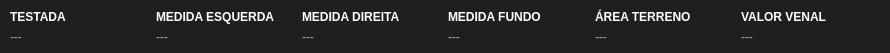
   <widget class="QWidget" name="widgetEnderecoEntregaImovel_10" native="true">
    <property name="geometry">
     <rect>
      <x>0</x>
      <y>624</y>
      <width>890</width>
      <height>53</height>
     </rect>
    </property>
    <property name="styleSheet">
     <string notr="true">background-color: #1f1f1f;
border-radius: 4px;</string>
    </property>
    <widget class="QWidget" name="horizontalLayoutWidget_33">
     <property name="geometry">
      <rect>
       <x>10</x>
       <y>6</y>
       <width>871</width>
       <height>41</height>
      </rect>
     </property>
     <layout class="QHBoxLayout" name="horizontalLayout_33" stretch="0,0,0,0,0,0">
      <item>
       <layout class="QVBoxLayout" name="verticalLayout_129">
        <property name="spacing">
         <number>0</number>
        </property>
        <item>
         <widget class="QLabel" name="label_128">
          <property name="sizePolicy">
           <sizepolicy hsizetype="Expanding" vsizetype="Preferred">
            <horstretch>0</horstretch>
            <verstretch>0</verstretch>
           </sizepolicy>
          </property>
          <property name="maximumSize">
           <size>
            <width>16777215</width>
            <height>16777215</height>
           </size>
          </property>
          <property name="styleSheet">
           <string notr="true">font-weight: bold;
color: white;</string>
          </property>
          <property name="text">
           <string>TESTADA</string>
          </property>
         </widget>
        </item>
        <item>
         <widget class="QLabel" name="labelLarguraTestada">
          <property name="sizePolicy">
           <sizepolicy hsizetype="Expanding" vsizetype="Preferred">
            <horstretch>0</horstretch>
            <verstretch>0</verstretch>
           </sizepolicy>
          </property>
          <property name="maximumSize">
           <size>
            <width>16777215</width>
            <height>16777215</height>
           </size>
          </property>
          <property name="styleSheet">
           <string notr="true">color: #aaa;</string>
          </property>
          <property name="text">
           <string>---</string>
          </property>
         </widget>
        </item>
       </layout>
      </item>
      <item>
       <layout class="QVBoxLayout" name="verticalLayout_130">
        <property name="spacing">
         <number>0</number>
        </property>
        <item>
         <widget class="QLabel" name="label_129">
          <property name="sizePolicy">
           <sizepolicy hsizetype="Expanding" vsizetype="Preferred">
            <horstretch>0</horstretch>
            <verstretch>0</verstretch>
           </sizepolicy>
          </property>
          <property name="maximumSize">
           <size>
            <width>16777215</width>
            <height>16777215</height>
           </size>
          </property>
          <property name="styleSheet">
           <string notr="true">font-weight: bold;
color: white;</string>
          </property>
          <property name="text">
           <string>MEDIDA ESQUERDA</string>
          </property>
         </widget>
        </item>
        <item>
         <widget class="QLabel" name="labelMedidaEsquerda">
          <property name="sizePolicy">
           <sizepolicy hsizetype="Expanding" vsizetype="Preferred">
            <horstretch>0</horstretch>
            <verstretch>0</verstretch>
           </sizepolicy>
          </property>
          <property name="maximumSize">
           <size>
            <width>16777215</width>
            <height>16777215</height>
           </size>
          </property>
          <property name="styleSheet">
           <string notr="true">color: #aaa;</string>
          </property>
          <property name="text">
           <string>---</string>
          </property>
         </widget>
        </item>
       </layout>
      </item>
      <item>
       <layout class="QVBoxLayout" name="verticalLayout_131">
        <property name="spacing">
         <number>0</number>
        </property>
        <item>
         <widget class="QLabel" name="label_130">
          <property name="sizePolicy">
           <sizepolicy hsizetype="Expanding" vsizetype="Preferred">
            <horstretch>0</horstretch>
            <verstretch>0</verstretch>
           </sizepolicy>
          </property>
          <property name="maximumSize">
           <size>
            <width>16777215</width>
            <height>16777215</height>
           </size>
          </property>
          <property name="styleSheet">
           <string notr="true">font-weight: bold;
color: white;</string>
          </property>
          <property name="text">
           <string>MEDIDA DIREITA</string>
          </property>
         </widget>
        </item>
        <item>
         <widget class="QLabel" name="labelMedidaDireita">
          <property name="sizePolicy">
           <sizepolicy hsizetype="Expanding" vsizetype="Preferred">
            <horstretch>0</horstretch>
            <verstretch>0</verstretch>
           </sizepolicy>
          </property>
          <property name="maximumSize">
           <size>
            <width>16777215</width>
            <height>16777215</height>
           </size>
          </property>
          <property name="styleSheet">
           <string notr="true">color: #aaa;</string>
          </property>
          <property name="text">
           <string>---</string>
          </property>
         </widget>
        </item>
       </layout>
      </item>
      <item>
       <layout class="QVBoxLayout" name="verticalLayout_132">
        <property name="spacing">
         <number>0</number>
        </property>
        <item>
         <widget class="QLabel" name="label_131">
          <property name="sizePolicy">
           <sizepolicy hsizetype="Expanding" vsizetype="Preferred">
            <horstretch>0</horstretch>
            <verstretch>0</verstretch>
           </sizepolicy>
          </property>
          <property name="maximumSize">
           <size>
            <width>16777215</width>
            <height>16777215</height>
           </size>
          </property>
          <property name="styleSheet">
           <string notr="true">font-weight: bold;
color: white;</string>
          </property>
          <property name="text">
           <string>MEDIDA FUNDO</string>
          </property>
         </widget>
        </item>
        <item>
         <widget class="QLabel" name="labelMedidaFundo">
          <property name="sizePolicy">
           <sizepolicy hsizetype="Expanding" vsizetype="Preferred">
            <horstretch>0</horstretch>
            <verstretch>0</verstretch>
           </sizepolicy>
          </property>
          <property name="maximumSize">
           <size>
            <width>16777215</width>
            <height>16777215</height>
           </size>
          </property>
          <property name="styleSheet">
           <string notr="true">color: #aaa;</string>
          </property>
          <property name="text">
           <string>---</string>
          </property>
         </widget>
        </item>
       </layout>
      </item>
      <item>
       <layout class="QVBoxLayout" name="verticalLayout_133">
        <property name="spacing">
         <number>0</number>
        </property>
        <item>
         <widget class="QLabel" name="label_132">
          <property name="sizePolicy">
           <sizepolicy hsizetype="Expanding" vsizetype="Preferred">
            <horstretch>0</horstretch>
            <verstretch>0</verstretch>
           </sizepolicy>
          </property>
          <property name="maximumSize">
           <size>
            <width>16777215</width>
            <height>16777215</height>
           </size>
          </property>
          <property name="styleSheet">
           <string notr="true">font-weight: bold;
color: white;</string>
          </property>
          <property name="text">
           <string>ÁREA TERRENO</string>
          </property>
         </widget>
        </item>
        <item>
         <widget class="QLabel" name="labelLoteAreaTerreno">
          <property name="sizePolicy">
           <sizepolicy hsizetype="Expanding" vsizetype="Preferred">
            <horstretch>0</horstretch>
            <verstretch>0</verstretch>
           </sizepolicy>
          </property>
          <property name="maximumSize">
           <size>
            <width>16777215</width>
            <height>16777215</height>
           </size>
          </property>
          <property name="styleSheet">
           <string notr="true">color: #aaa;</string>
          </property>
          <property name="text">
           <string>---</string>
          </property>
         </widget>
        </item>
       </layout>
      </item>
      <item>
       <layout class="QVBoxLayout" name="verticalLayout_135">
        <property name="spacing">
         <number>0</number>
        </property>
        <item>
         <widget class="QLabel" name="label_134">
          <property name="sizePolicy">
           <sizepolicy hsizetype="Expanding" vsizetype="Preferred">
            <horstretch>0</horstretch>
            <verstretch>0</verstretch>
           </sizepolicy>
          </property>
          <property name="maximumSize">
           <size>
            <width>16777215</width>
            <height>16777215</height>
           </size>
          </property>
          <property name="styleSheet">
           <string notr="true">font-weight: bold;
color: white;</string>
          </property>
          <property name="text">
           <string>VALOR VENAL</string>
          </property>
         </widget>
        </item>
        <item>
         <widget class="QLabel" name="labelValorVenalTerreno">
          <property name="sizePolicy">
           <sizepolicy hsizetype="Expanding" vsizetype="Preferred">
            <horstretch>0</horstretch>
            <verstretch>0</verstretch>
           </sizepolicy>
          </property>
          <property name="maximumSize">
           <size>
            <width>16777215</width>
            <height>16777215</height>
           </size>
          </property>
          <property name="styleSheet">
           <string notr="true">color: #aaa;</string>
          </property>
          <property name="text">
           <string>---</string>
          </property>
         </widget>
        </item>
       </layout>
      </item>
     </layout>
    </widget>
   </widget>
